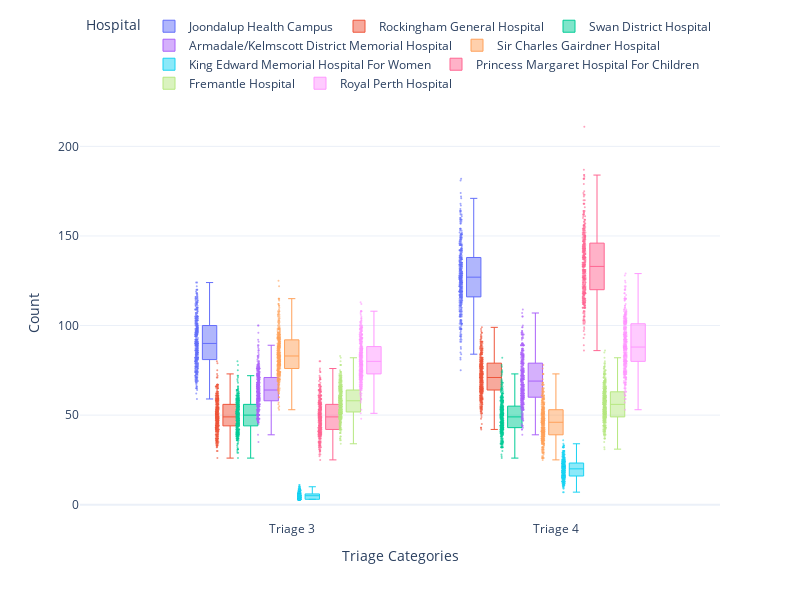

Source (notebook cell):
### Code cell
# Plot (Plotly boxplot showing  all data points) the distribution of each triage category for each year for each hospital. Two separate plots for each triage category.

# Ensure all triage columns are numeric
triage_columns = ['Triage 3', 'Triage 4']
hospital_df[triage_columns] = hospital_df[triage_columns].apply(pd.to_numeric, errors='coerce')
    
# Create a combined vertical box plot for all triage categories
create_vertical_box_plot(hospital_df, ['Triage 3', 'Triage 4'], 'Triage Categories', 600, 800)

### Figure 1 — Plotly figure (JSON) as saved in the notebook; plotly's stock layout.template omitted (floating-point values rounded to 4 significant figures; data arrays with more than 128 entries replaced by an {"elided": "..."} marker saying what was removed)
{"data": [{"alignmentgroup": "True", "boxpoints": "all", "hovertemplate": "Hospital=Joondalup Health Campus<br>variable=%{x}<br>value=%{y}<extra></extra>", "jitter": 0.2, "legendgroup": "Joondalup Health Campus", "line": {"width": 1}, "marker": {"color": "#636efa", "opacity": 0.6, "size": 2}, "name": "Joondalup Health Campus", "notched": false, "offsetgroup": "Joondalup Health Campus", "orientation": "v", "pointpos": -1.8, "showlegend": true, "type": "box", "x": {"elided": "730 str values"}, "x0": " ", "xaxis": "x", "y": {"elided": "730 int values"}, "y0": " ", "yaxis": "y"}, {"alignmentgroup": "True", "boxpoints": "all", "hovertemplate": "Hospital=Rockingham General Hospital<br>variable=%{x}<br>value=%{y}<extra></extra>", "jitter": 0.2, "legendgroup": "Rockingham General Hospital", "line": {"width": 1}, "marker": {"color": "#EF553B", "opacity": 0.6, "size": 2}, "name": "Rockingham General Hospital", "notched": false, "offsetgroup": "Rockingham General Hospital", "orientation": "v", "pointpos": -1.8, "showlegend": true, "type": "box", "x": {"elided": "730 str values"}, "x0": " ", "xaxis": "x", "y": {"elided": "730 int values"}, "y0": " ", "yaxis": "y"}, {"alignmentgroup": "True", "boxpoints": "all", "hovertemplate": "Hospital=Swan District Hospital<br>variable=%{x}<br>value=%{y}<extra></extra>", "jitter": 0.2, "legendgroup": "Swan District Hospital", "line": {"width": 1}, "marker": {"color": "#00cc96", "opacity": 0.6, "size": 2}, "name": "Swan District Hospital", "notched": false, "offsetgroup": "Swan District Hospital", "orientation": "v", "pointpos": -1.8, "showlegend": true, "type": "box", "x": {"elided": "730 str values"}, "x0": " ", "xaxis": "x", "y": {"elided": "730 int values"}, "y0": " ", "yaxis": "y"}, {"alignmentgroup": "True", "boxpoints": "all", "hovertemplate": "Hospital=Armadale/Kelmscott District Memorial Hospital<br>variable=%{x}<br>value=%{y}<extra></extra>", "jitter": 0.2, "legendgroup": "Armadale/Kelmscott District Memorial Hospital", "line": {"width": 1}, "marker": {"color": "#ab63fa", "opacity": 0.6, "size": 2}, "name": "Armadale/Kelmscott District Memorial Hospital", "notched": false, "offsetgroup": "Armadale/Kelmscott District Memorial Hospital", "orientation": "v", "pointpos": -1.8, "showlegend": true, "type": "box", "x": {"elided": "730 str values"}, "x0": " ", "xaxis": "x", "y": {"elided": "730 int values"}, "y0": " ", "yaxis": "y"}, {"alignmentgroup": "True", "boxpoints": "all", "hovertemplate": "Hospital=Sir Charles Gairdner Hospital<br>variable=%{x}<br>value=%{y}<extra></extra>", "jitter": 0.2, "legendgroup": "Sir Charles Gairdner Hospital", "line": {"width": 1}, "marker": {"color": "#FFA15A", "opacity": 0.6, "size": 2}, "name": "Sir Charles Gairdner Hospital", "notched": false, "offsetgroup": "Sir Charles Gairdner Hospital", "orientation": "v", "pointpos": -1.8, "showlegend": true, "type": "box", "x": {"elided": "730 str values"}, "x0": " ", "xaxis": "x", "y": {"elided": "730 int values"}, "y0": " ", "yaxis": "y"}, {"alignmentgroup": "True", "boxpoints": "all", "hovertemplate": "Hospital=King Edward Memorial Hospital For Women<br>variable=%{x}<br>value=%{y}<extra></extra>", "jitter": 0.2, "legendgroup": "King Edward Memorial Hospital For Women", "line": {"width": 1}, "marker": {"color": "#19d3f3", "opacity": 0.6, "size": 2}, "name": "King Edward Memorial Hospital For Women", "notched": false, "offsetgroup": "King Edward Memorial Hospital For Women", "orientation": "v", "pointpos": -1.8, "showlegend": true, "type": "box", "x": {"elided": "730 str values"}, "x0": " ", "xaxis": "x", "y": {"elided": "730 int values"}, "y0": " ", "yaxis": "y"}, {"alignmentgroup": "True", "boxpoints": "all", "hovertemplate": "Hospital=Princess Margaret Hospital For Children<br>variable=%{x}<br>value=%{y}<extra></extra>", "jitter": 0.2, "legendgroup": "Princess Margaret Hospital For Children", "line": {"width": 1}, "marker": {"color": "#FF6692", "opacity": 0.6, "size": 2}, "name": "Princess Margaret Hospital For Children", "notched": false, "offsetgroup": "Princess Margaret Hospital For Children", "orientation": "v", "pointpos": -1.8, "showlegend": true, "type": "box", "x": {"elided": "730 str values"}, "x0": " ", "xaxis": "x", "y": {"elided": "730 int values"}, "y0": " ", "yaxis": "y"}, {"alignmentgroup": "True", "boxpoints": "all", "hovertemplate": "Hospital=Fremantle Hospital<br>variable=%{x}<br>value=%{y}<extra></extra>", "jitter": 0.2, "legendgroup": "Fremantle Hospital", "line": {"width": 1}, "marker": {"color": "#B6E880", "opacity": 0.6, "size": 2}, "name": "Fremantle Hospital", "notched": false, "offsetgroup": "Fremantle Hospital", "orientation": "v", "pointpos": -1.8, "showlegend": true, "type": "box", "x": {"elided": "730 str values"}, "x0": " ", "xaxis": "x", "y": {"elided": "730 int values"}, "y0": " ", "yaxis": "y"}, {"alignmentgroup": "True", "boxpoints": "all", "hovertemplate": "Hospital=Royal Perth Hospital<br>variable=%{x}<br>value=%{y}<extra></extra>", "jitter": 0.2, "legendgroup": "Royal Perth Hospital", "line": {"width": 1}, "marker": {"color": "#FF97FF", "opacity": 0.6, "size": 2}, "name": "Royal Perth Hospital", "notched": false, "offsetgroup": "Royal Perth Hospital", "orientation": "v", "pointpos": -1.8, "showlegend": true, "type": "box", "x": {"elided": "730 str values"}, "x0": " ", "xaxis": "x", "y": {"elided": "730 int values"}, "y0": " ", "yaxis": "y"}], "layout": {"boxmode": "group", "height": 600, "legend": {"orientation": "h", "title": {"text": "Hospital"}, "tracegroupgap": 0, "x": 0.5, "xanchor": "center", "y": 1.02, "yanchor": "bottom"}, "margin": {"t": 60}, "width": 800, "xaxis": {"anchor": "y", "domain": [0, 1], "title": {"text": "Triage Categories"}}, "yaxis": {"anchor": "x", "domain": [0, 1], "title": {"text": "Count"}}}}
